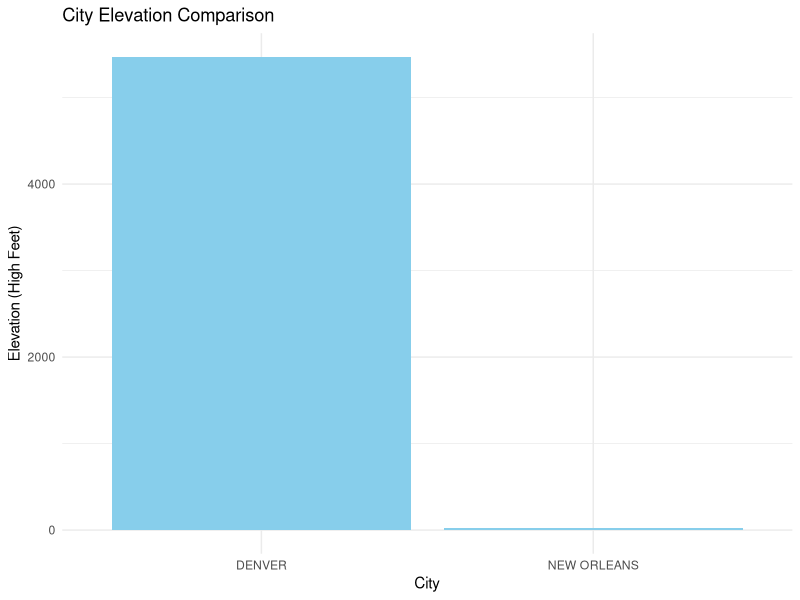
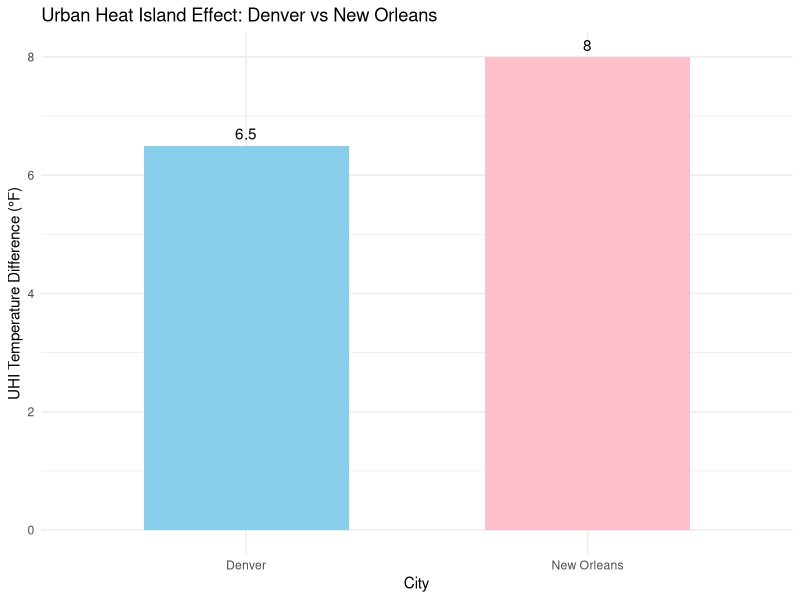

The R source for these figures, in order:
## ---- chunk 1
library(readr)
library(dplyr)
library(ggplot2)

elev_data <- read.csv("data/elevation.csv")

elev_data$High.Feet <- as.numeric(gsub(",", "", elev_data$High.Feet))
elev_data$Low.Feet <- as.numeric(gsub(",", "", elev_data$Low.Feet))

two_cities <- elev_data %>%
  filter(City %in% c("DENVER", "NEW ORLEANS"))

ggplot(two_cities, aes(x = City, y = High.Feet)) +
  geom_bar(stat = "identity", fill = "skyblue") +
  labs(x = "City", y = "Elevation (High Feet)", title = "City Elevation Comparison") +
  theme_minimal()
## ---- chunk 2
library(readr)
library(dplyr)
library(ggplot2)

UHI <- read.csv("data/UHI.csv")

# Clean column names
names(UHI) <- gsub(" ", "_", names(UHI))

# Filter for Denver and New Orleans
city_uhi <- UHI %>%
  filter(City %in% c("Denver", "New Orleans"))

# Select only the relevant columns (City and UHI temperature effect)
city_uhi <- city_uhi %>%
  select(City, Citywide.urban.heat.island.effect..rolled.up.from.census.tract.data..weighted.by.area..in.degrees.F.)

# Rename the UHI column for clarity
colnames(city_uhi)[2] <- "UHI_Effect_F"

# Plot the UHI temperature differences
ggplot(city_uhi, aes(x = City, y = UHI_Effect_F, fill = City)) +
  geom_bar(stat = "identity", width = 0.6) +
  geom_text(aes(label = round(UHI_Effect_F, 1)), vjust = -0.5) +  # Add value labels above bars
  labs(
    title = "Urban Heat Island Effect: Denver vs New Orleans",
    x = "City",
    y = "UHI Temperature Difference (°F)"
  ) +
  scale_fill_manual(values = c("skyblue", "pink")) +
  theme_minimal() +
  theme(legend.position = "none")
